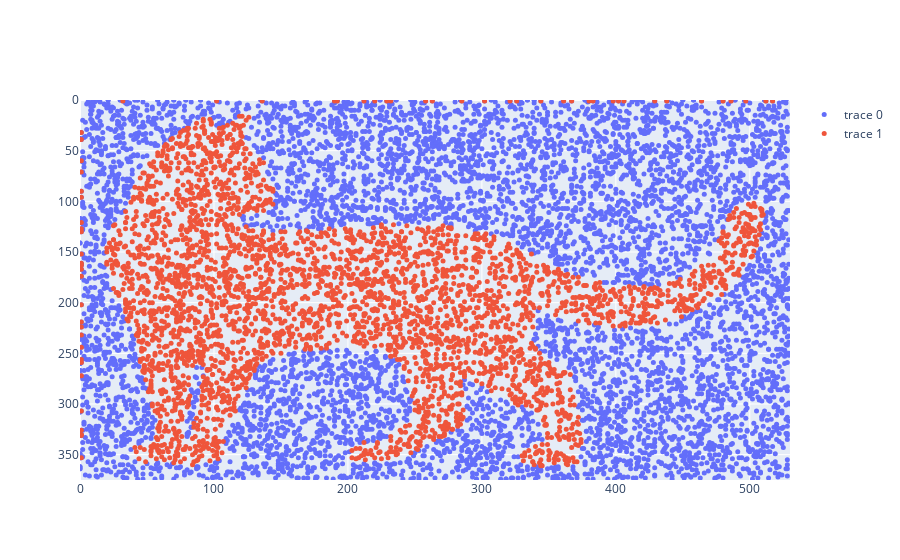

Notebook code for this chart:
### Code cell
fig = go.Figure()
marker_size = 5
for i in range(len(res_colors)):
    
    index_values = np.where(indicies == i)
    selected_samples = sample_points[index_values[0]]
    fig.add_trace(go.Scatter(x=selected_samples[:, 1], y=selected_samples[:, 0], \
                             mode='markers',\
                         marker=dict(size=marker_size)))


fig.update_yaxes(range = [input_shape[0],0])
fig.update_xaxes(range = [0, input_shape[1]])
fig.show()

### Figure 1 — Plotly figure (JSON) as saved in the notebook; plotly's stock layout.template omitted (floating-point values rounded to 4 significant figures; data arrays with more than 128 entries replaced by an {"elided": "..."} marker saying what was removed)
{"data": [{"marker": {"size": 5}, "mode": "markers", "type": "scatter", "x": {"elided": "6448 int values"}, "y": {"elided": "6448 int values"}}, {"marker": {"size": 5}, "mode": "markers", "type": "scatter", "x": {"elided": "3655 int values"}, "y": {"elided": "3655 int values"}}], "layout": {"xaxis": {"range": [0, 530]}, "yaxis": {"range": [375, 0]}}}
